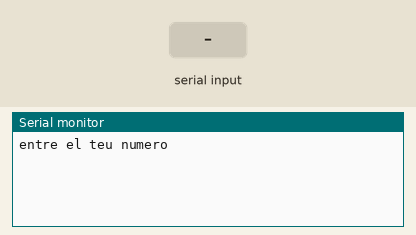
The sketch below on a simulated Arduino Uno, built with avr-gcc and run on an emulated ATmega328P. On the bench: the last lines printed to the serial monitor. The inputs (shaded band) are chosen by the test bench.

Above: at 1.2 s.
1.3 s: "90,45\n" received over Serial
At 2.5 s:
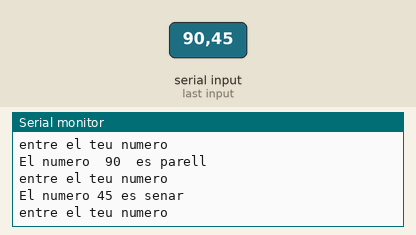
2.8 s: "30,150\n" received over Serial
At 4.1 s:
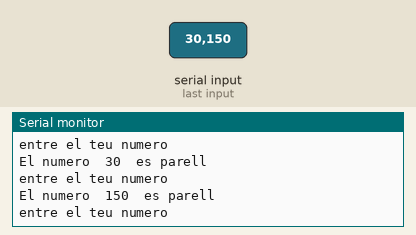

Measured:
- after the input at 1.3 s, the serial monitor: prints a new line at once (image 1)
- after the input at 2.8 s, the serial monitor: prints a new line at once (image 2)

The sketch:

NumberComunication2.ino
```cpp
/****************************************************************
**                                                             **
**                          TÍTOL:                             **
**                   NumberComunication2                       **
**                                                             **
**  NOM: Mohamed el Marnissi                  DATA: 04/03/2017 **
****************************************************************/
//************************ INCLUDE ******************************


//*********************** VARIABLES *****************************

int numero;// estableix la variable numero amb un valor int
int PS;// estableix la variable PS amb un valor int

//************************** SETUP ******************************

void setup()
{
  Serial.begin(9600);// Inicia comunicacio serie a velocitat 9600
  Serial.println("entre el teu numero");//Imprimeix a monitor serie la frase "Entra un numero"
  Serial.println();//obre linia nova

}

//*************************** LOOP ******************************

void loop() {
  while (Serial.available() > 0) {  //inicia funcio while amb la condiciono seguent: si hi ha algun missatge al canal serei el llegeix, si aquest es superior a 0 es compleix la condicio
    numero = Serial.parseInt();// La variable numero sera igual al missatge en valor int que arribi per el canal serie
    PS = numero % 2;// Executa operacio de modul de variable numero partit de 2
    if (PS == 1)//Inicia funcio if amb la condicio si variable PS es igual 1 , condicio es compleix
    { Serial.print("El numero ");//Imprimeix a monitor serie la frase "el numero"
      Serial.print(numero);//Imprimeix a monitor serie el valor de numero
      Serial.println(" es senar");//Imprimeix a monitor serie la frase "es senar "
      Serial.println();//obre linia nova
      Serial.println("entre el teu numero");//Imprimeix a monitor serie la frase "Entra el treu numero"
      Serial.println();//obre linia nova
    }
    else//En qualsevol altre cas..
    { Serial.print("El numero  ");//Imprimeix a monitor serie la frase "El numero"
      Serial.print(numero);//Imprimeix a monitor serie el valor de numero
      Serial.println("  es parell");//Imprimeix a monitor serie la frase "es parell"
      Serial.println();//obre linia nova
      Serial.println("entre el teu numero");//Imprimeix a monitor serie la frase "Entra el teu numero"
      Serial.println();//obre linia nova
    }
    if (Serial.read() == '\n')//llegeix linia nova, Finalitza lectura...
    {}
  }

}

//************************** FUNCIONS ***************************
```
